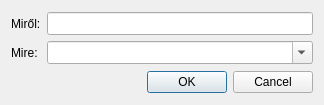
<?xml version="1.0" encoding="UTF-8"?>
<ui version="4.0">
 <class>xEDialog</class>
 <widget class="QDialog" name="xEDialog">
  <property name="geometry">
   <rect>
    <x>0</x>
    <y>0</y>
    <width>324</width>
    <height>105</height>
   </rect>
  </property>
  <property name="windowTitle">
   <string>Elem módosítása</string>
  </property>
  <layout class="QGridLayout" name="gridLayout_2">
   <item row="0" column="0">
    <layout class="QGridLayout" name="gridLayout">
     <item row="0" column="0">
      <widget class="QLabel" name="label">
       <property name="text">
        <string>Miről:</string>
       </property>
      </widget>
     </item>
     <item row="0" column="1">
      <widget class="QLineEdit" name="lineEdit">
       <property name="minimumSize">
        <size>
         <width>261</width>
         <height>23</height>
        </size>
       </property>
       <property name="readOnly">
        <bool>true</bool>
       </property>
      </widget>
     </item>
     <item row="1" column="0">
      <widget class="QLabel" name="label_2">
       <property name="text">
        <string>Mire:</string>
       </property>
      </widget>
     </item>
     <item row="1" column="1">
      <widget class="QComboBox" name="comboBox">
       <property name="minimumSize">
        <size>
         <width>261</width>
         <height>23</height>
        </size>
       </property>
       <property name="editable">
        <bool>true</bool>
       </property>
      </widget>
     </item>
    </layout>
   </item>
   <item row="1" column="0">
    <widget class="QDialogButtonBox" name="buttonBox">
     <property name="orientation">
      <enum>Qt::Horizontal</enum>
     </property>
     <property name="standardButtons">
      <set>QDialogButtonBox::Cancel|QDialogButtonBox::Ok</set>
     </property>
    </widget>
   </item>
  </layout>
 </widget>
 <tabstops>
  <tabstop>comboBox</tabstop>
  <tabstop>buttonBox</tabstop>
  <tabstop>lineEdit</tabstop>
 </tabstops>
 <resources/>
 <connections>
  <connection>
   <sender>buttonBox</sender>
   <signal>accepted()</signal>
   <receiver>xEDialog</receiver>
   <slot>accept()</slot>
   <hints>
    <hint type="sourcelabel">
     <x>248</x>
     <y>254</y>
    </hint>
    <hint type="destinationlabel">
     <x>157</x>
     <y>274</y>
    </hint>
   </hints>
  </connection>
  <connection>
   <sender>buttonBox</sender>
   <signal>rejected()</signal>
   <receiver>xEDialog</receiver>
   <slot>reject()</slot>
   <hints>
    <hint type="sourcelabel">
     <x>316</x>
     <y>260</y>
    </hint>
    <hint type="destinationlabel">
     <x>286</x>
     <y>274</y>
    </hint>
   </hints>
  </connection>
 </connections>
</ui>
